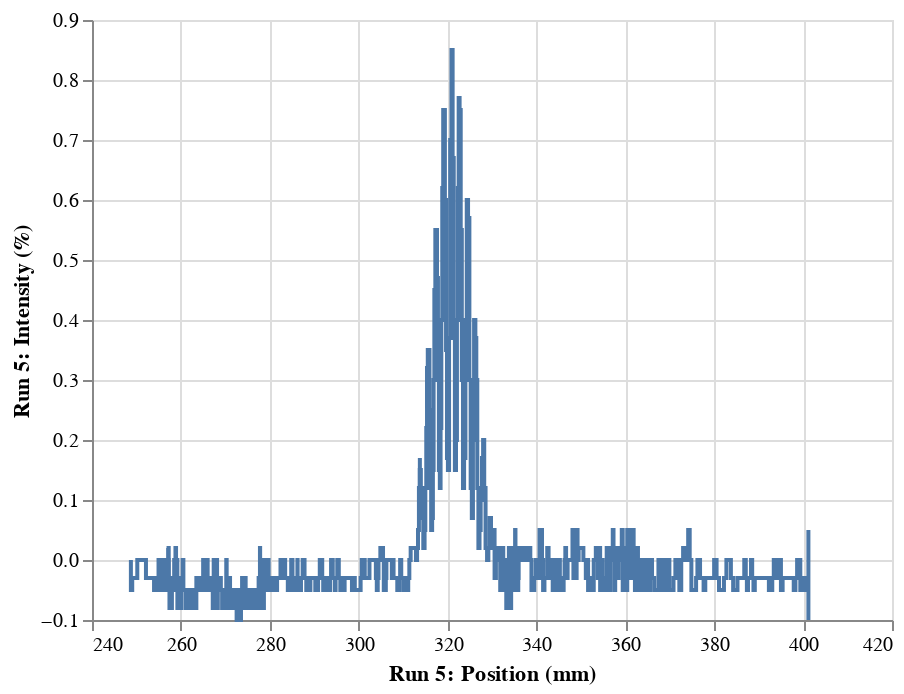

This figure's notebook cell:
### Code cell
alt.Chart(df).mark_line(interpolate='step-after').encode(
    x='Run 5: Position (mm)' ,
    y='Run 5: Intensity (%)'
)

### Figure 1 — Vega-Lite specification as saved in the notebook (floating-point values rounded to 4 significant figures; data arrays with more than 128 entries replaced by an {"elided": "..."} marker saying what was removed)
{"config": {"view": {"continuousWidth": 400, "continuousHeight": 300}}, "data": {"name": "data-20a6ebde2c1f07eb6420ba72d0b78792"}, "mark": {"type": "line", "interpolate": "step-after"}, "encoding": {"x": {"type": "quantitative", "field": "Run 5: Position (mm)"}, "y": {"type": "quantitative", "field": "Run 5: Intensity (%)"}}, "$schema": "https://vega.github.io/schema/vega-lite/v4.8.1.json", "datasets": {"data-20a6ebde2c1f07eb6420ba72d0b78792": {"elided": "1501 records"}}}
